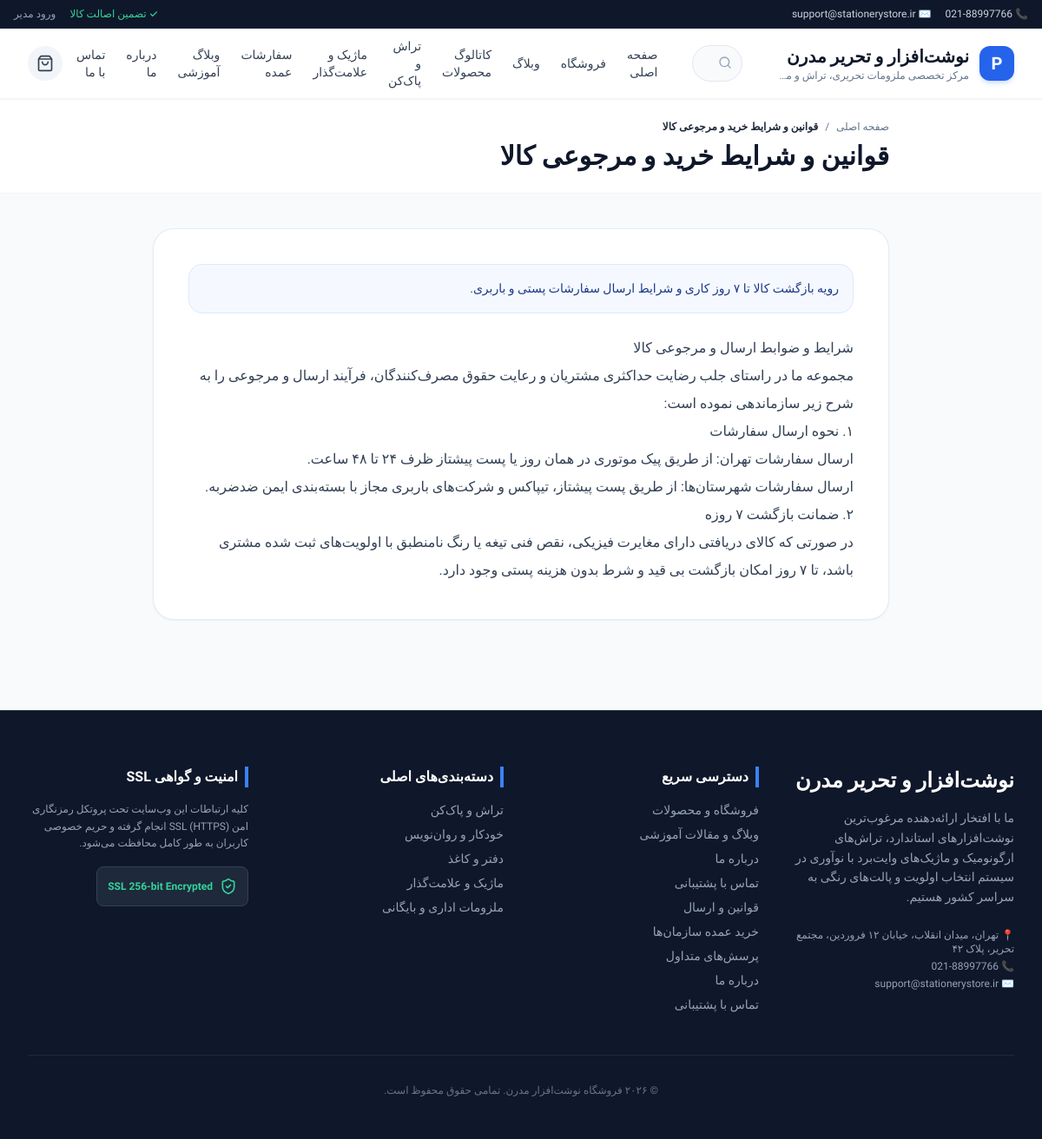
Page /page/shipping-and-returns on the committed database.
### tables this page shows
CREATE TABLE pages (
            id INTEGER PRIMARY KEY AUTOINCREMENT,
            title TEXT NOT NULL,
            slug TEXT UNIQUE NOT NULL,
            excerpt TEXT DEFAULT '',
            body_content TEXT DEFAULT '',
            template_type TEXT DEFAULT 'standard', -- standard, fullwidth, landing
            is_published INTEGER DEFAULT 1,
            sort_order INTEGER DEFAULT 0,
            meta_title TEXT DEFAULT '',
            meta_description TEXT DEFAULT '',
            created_at TIMESTAMP DEFAULT CURRENT_TIMESTAMP,
            updated_at TIMESTAMP DEFAULT CURRENT_TIMESTAMP
        );

### app/routers/pages.py (the view)
@router.get("/page/{slug}")
def view_page(request: Request, slug: str):
    with get_db() as conn:
        row = conn.execute(
            "SELECT * FROM pages WHERE slug = ? AND is_published = 1",
            (slug,)
        ).fetchone()
        if not row:
            raise HTTPException(status_code=404, detail="Page not found")
        page_data = dict(row)
    ctx = get_site_context(request, {
        "title": page_data.get("meta_title") or page_data["title"],
        "page": page_data,
    })
    return templates.TemplateResponse(request=request, name="page.html", context=ctx)

### app/templates/page.html
{% extends "base.html" %}
{% block content %}
<div class="bg-white border-b border-slate-100 py-6">
    <div class="max-w-4xl mx-auto px-4 sm:px-6">
        <nav class="flex items-center gap-2 text-xs text-slate-500 mb-2">
            <a href="/" class="hover:text-blue-600">صفحه اصلی</a>
            <span>/</span>
            <span class="text-slate-800 font-semibold truncate">{{ page.title }}</span>
        </nav>
        <h1 class="text-2xl sm:text-3xl font-extrabold text-slate-900 leading-tight">
            {{ page.title }}
        </h1>
    </div>
</div>
<main class="max-w-4xl mx-auto px-4 sm:px-6 py-10">
    <div class="bg-white rounded-3xl p-6 sm:p-10 border border-slate-200/80 shadow-sm space-y-6">
        {% if page.excerpt %}
        <div class="p-4 rounded-2xl bg-blue-50/60 border border-blue-100 text-sm text-blue-900 font-medium leading-relaxed">
            {{ page.excerpt }}
        </div>
        {% endif %}
        <div class="prose max-w-none text-slate-700 leading-loose text-base">
            {{ page.body_content|safe }}
        </div>
    </div>
</main>
{% endblock %}

### app/static/css/style.css (style rules this page uses)
:root { --primary: #2563eb; --primary-hover: #1d4ed8; --accent: #dc2626; --bg-surface: #f8fafc; --border-color: #e2e8f0; }
html { font-family: 'Vazirmatn', 'Inter', -apple-system, BlinkMacSystemFont, "Segoe UI", Roboto, sans-serif; scroll-behavior: smooth; overflow-x: hidden; max-width: 100vw; }
body { font-family: 'Vazirmatn', 'Inter', -apple-system, BlinkMacSystemFont, "Segoe UI", Roboto, sans-serif; color: #1e293b; background-color: #f8fafc; -webkit-font-smoothing: antialiased; -moz-osx-font-smoothing: grayscale; overflow-x: hidden; max-width: 100vw; line-height: 1.6; }
[dir="rtl"] { text-align: right; direction: rtl; }
button, a, input, select { touch-action: manipulation; }

### rows in the picture
pages: title "قوانین و شرایط خرید و مرجوعی کالا", excerpt "رویه بازگشت کالا تا ۷ روز کاری و شرایط ارسال سفارشات پستی و باربری.", body_content "شرایط و ضوابط ارسال و مرجوعی کالا مجموعه ما در راستای جلب رضایت حداکثری مشتریان و رعایت حقوق مصرف‌کنندگان، فرآیند ارسال و مرجوعی را به شرح زیر سازماندهی نموده است: ۱. نحوه ارسال سفارشات ارسال سفارشات تهران: از طریق پیک موتوری در همان روز یا پست پیشتاز ظرف ۲۴ تا ۴۸ ساعت. ارسال سفارشات شهرستان‌ها: از طریق پست پیشتاز، تیپاکس و شرکت‌های باربری مجاز با بسته‌بندی ایمن ضدضربه. ۲. ضمانت بازگشت ۷ روزه در صورتی که کالای دریافتی دارای مغایرت فیزیکی، نقص فنی تیغه یا رنگ نامنطبق با اولویت‌های ثبت شده مشتری باشد، تا ۷ روز امکان بازگشت بی قید و شرط بدون هزینه پستی وجود دارد."

### other values in the picture
{{ settings.phone }} "021-88997766"
{{ settings.email }} "support@stationerystore.ir"
{{ settings.brand_name }} "نوشت‌افزار و تحریر مدرن"
{{ item.label }} "کاتالوگ محصولات" "تراش و پاک‌کن" "ماژیک و علامت‌گذار" "سفارشات عمده" "وبلاگ آموزشی"
{{ settings.footer_about }} "ما با افتخار ارائه‌دهنده مرغوب‌ترین نوشت‌افزارهای استاندارد، تراش‌های ارگونومیک و ماژیک‌های وایت‌برد با نوآوری در سیستم انتخاب اولویت و پالت‌های رنگی به سراسر کشور هستیم."
{{ settings.address }} "تهران، میدان انقلاب، خیابان ۱۲ فروردین، مجتمع تحریر، پلاک ۴۲"
{{ item.label }} "قوانین و ارسال" "خرید عمده سازمان‌ها" "پرسش‌های متداول" "درباره ما" "تماس با پشتیبانی"
{{ c.name }} "تراش و پاک‌کن" "خودکار و روان‌نویس" "دفتر و کاغذ" "ماژیک و علامت‌گذار" "ملزومات اداری و بایگانی"
{{ settings.footer_copyright }} "© ۲۰۲۶ فروشگاه نوشت‌افزار مدرن. تمامی حقوق محفوظ است."
